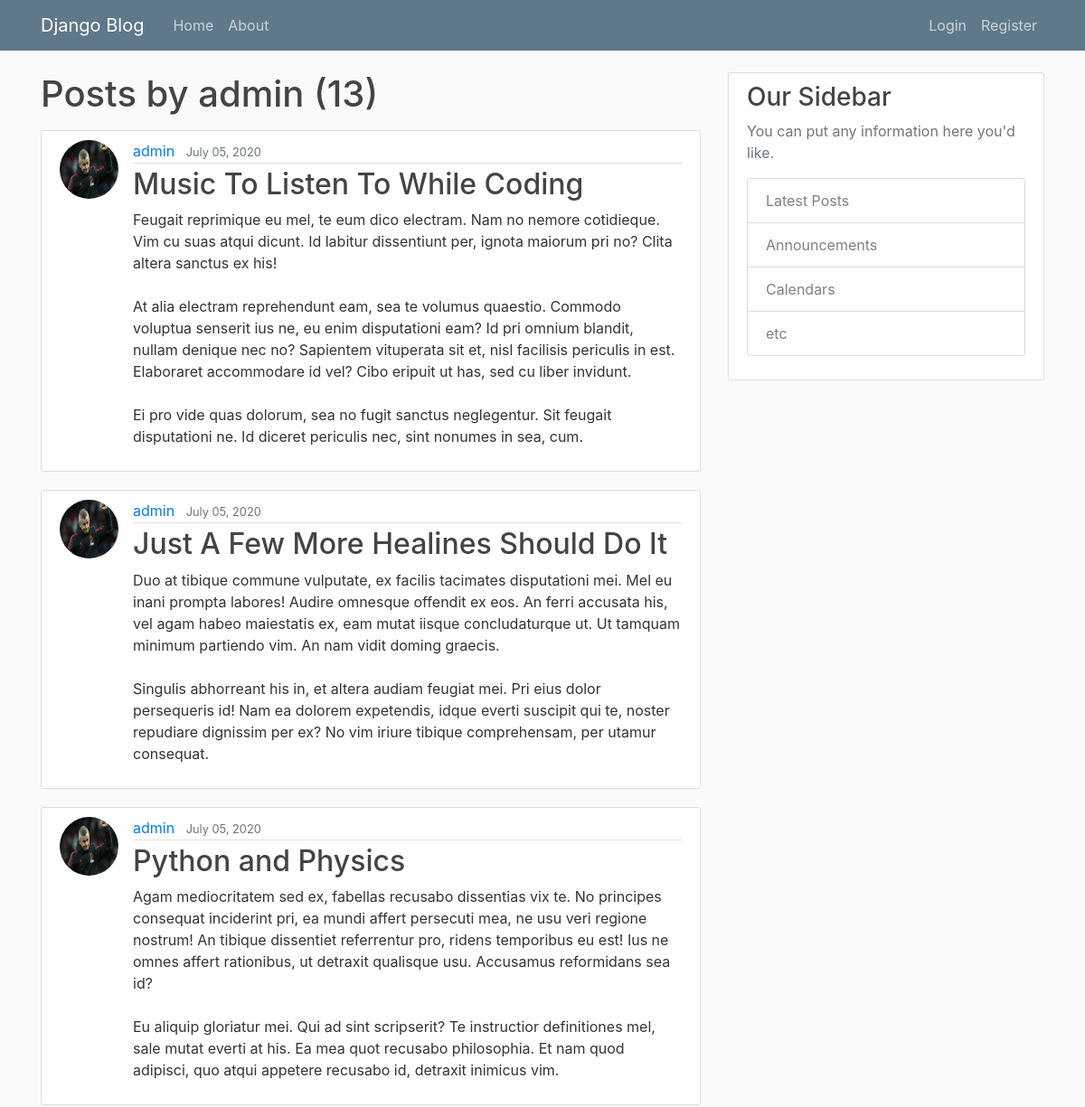
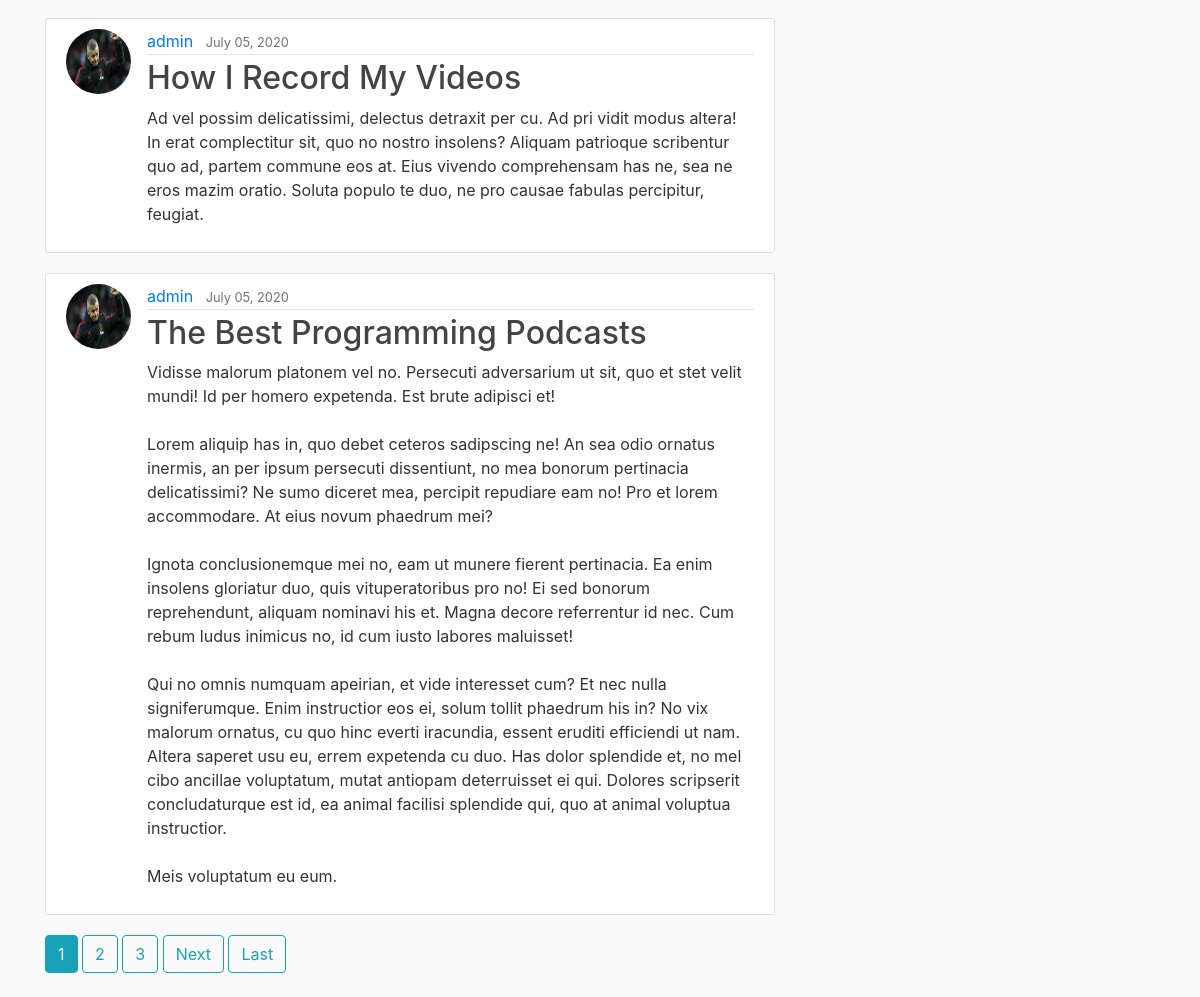
Screenshot of /user/admin with the database file from the repository (2 pictures, top to bottom).
### blog/models.py (models this page shows, shortened)
class Post(models.Model):
    title=models.CharField(max_length=100)
    content=models.TextField()
    date_posted=models.DateTimeField(default=timezone.now)
    author=models.ForeignKey(User,on_delete=models.CASCADE)

### users/models.py (models this page shows, shortened)
class Profile(models.Model):
    user= models.OneToOneField(User, on_delete=models.CASCADE)
    image= models.ImageField(default='default.jpg', upload_to='profile_pics')

### blog/views.py (the view)
# urls.py: path('user/<str:username>', UserPostListView.as_view(), name='user-posts'),
class UserPostListView(ListView):
    model = Post
    template_name = 'blog/user_posts.html'  # <app>/<model>_<viewtype>.html
    context_object_name = 'posts'
    paginate_by = 5
    def get_queryset(self):
        user = get_object_or_404(User, username=self.kwargs.get('username'))
        return Post.objects.filter(author=user).order_by('-date_posted')

### blog/templates/blog/user_posts.html (shortened to what this page needs)
{% extends "blog/base.html" %}
{% block content %}
    <h1 class="mb-3">Posts by {{ view.kwargs.username }} ({{ page_obj.paginator.count }})</h1>
    {% for post in posts %}
        <article class="media content-section">
          <img class="rounded-circle article-img" src="{{ post.author.profile.image.url }}">
          <div class="media-body">
            <div class="article-metadata">
              <a class="mr-2" href="{% url 'user-posts' post.author.username %}">{{ post.author }}</a>
              <small class="text-muted">{{ post.date_posted|date:"F d, Y" }}</small>
            </div>
            <h2><a class="article-title" href="{% url 'post-detail' post.id %}">{{ post.title }}</a></h2>
            <p class="article-content">{{ post.content }}</p>
          </div>
        </article>
    {% endfor %}
    {% if is_paginated %}
      {% for num in page_obj.paginator.page_range %}
        {% if page_obj.number == num %}
          <a class="btn btn-info mb-4" href="?page={{ num }}">{{ num }}</a>
        {% elif num > page_obj.number|add:'-3' and num < page_obj.number|add:'3' %}
          <a class="btn btn-outline-info mb-4" href="?page={{ num }}">{{ num }}</a>
        {% endif %}
      {% endfor %}
      {% if page_obj.has_next %}
        <a class="btn btn-outline-info mb-4" href="?page={{ page_obj.next_page_number }}">Next</a>
        <a class="btn btn-outline-info mb-4" href="?page={{ page_obj.paginator.num_pages }}">Last</a>
      {% endif %}
    {% endif %}
{% endblock content %}

### blog/static/blog/main.css (style rules this page uses)
body { background: #fafafa; color: #333333; margin-top: 5rem; }
h1, h2, h3, h4, h5, h6 { color: #444444; }
.content-section { background: #ffffff; padding: 10px 20px; border: 1px solid #dddddd; border-radius: 3px; margin-bottom: 20px; }
.article-title { color: #444444; }
.article-content { white-space: pre-line; }
.article-img { height: 65px; width: 65px; margin-right: 16px; }
.article-metadata { padding-bottom: 1px; margin-bottom: 4px; border-bottom: 1px solid #e3e3e3 }

### rows the page displays
Post: author.profile.image (picture), author "admin", date_posted "July 05, 2020", title "Music To Listen To While Coding", content "Feugait reprimique eu mel, te eum dico electram. Nam no nemore cotidieque. Vim cu suas atqui dicunt. Id labitur dissentiunt per, ignota maiorum pri no? Clita altera sanctus ex his! At alia electram reprehendunt eam, sea te volumus quaestio. Commodo voluptua senserit ius ne, eu enim disputationi eam? Id pri omnium blandit, nullam denique nec no? Sapientem vituperata sit et, nisl facilisis periculis in est. Elaboraret accommodare id vel? Cibo eripuit ut has, sed cu liber invidunt. Ei pro vide quas dolorum, sea no fugit sanctus neglegentur. Sit feugait disputationi ne. Id diceret periculis nec, sint nonumes in sea, cum."
Post: author.profile.image (picture), author "admin", date_posted "July 05, 2020", title "Just A Few More Healines Should Do It", content "Duo at tibique commune vulputate, ex facilis tacimates disputationi mei. Mel eu inani prompta labores! Audire omnesque offendit ex eos. An ferri accusata his, vel agam habeo maiestatis ex, eam mutat iisque concludaturque ut. Ut tamquam minimum partiendo vim. An nam vidit doming graecis. Singulis abhorreant his in, et altera audiam feugiat mei. Pri eius dolor persequeris id! Nam ea dolorem expetendis, idque everti suscipit qui te, noster repudiare dignissim per ex? No vim iriure tibique comprehensam, per utamur consequat."
Post: author.profile.image (picture), author "admin", date_posted "July 05, 2020", title "Python and Physics", content "Agam mediocritatem sed ex, fabellas recusabo dissentias vix te. No principes consequat inciderint pri, ea mundi affert persecuti mea, ne usu veri regione nostrum! An tibique dissentiet referrentur pro, ridens temporibus eu est! Ius ne omnes affert rationibus, ut detraxit qualisque usu. Accusamus reformidans sea id? Eu aliquip gloriatur mei. Qui ad sint scripserit? Te instructior definitiones mel, sale mutat everti at his. Ea mea quot recusabo philosophia. Et nam quod adipisci, quo atqui appetere recusabo id, detraxit inimicus vim."
Post: author.profile.image (picture), author "admin", date_posted "July 05, 2020", title "How I Record My Videos", content "Ad vel possim delicatissimi, delectus detraxit per cu. Ad pri vidit modus altera! In erat complectitur sit, quo no nostro insolens? Aliquam patrioque scribentur quo ad, partem commune eos at. Eius vivendo comprehensam has ne, sea ne eros mazim oratio. Soluta populo te duo, ne pro causae fabulas percipitur, feugiat."
Post: author.profile.image (picture), author "admin", date_posted "July 05, 2020", title "The Best Programming Podcasts", content "Vidisse malorum platonem vel no. Persecuti adversarium ut sit, quo et stet velit mundi! Id per homero expetenda. Est brute adipisci et! Lorem aliquip has in, quo debet ceteros sadipscing ne! An sea odio ornatus inermis, an per ipsum persecuti dissentiunt, no mea bonorum pertinacia delicatissimi? Ne sumo diceret mea, percipit repudiare eam no! Pro et lorem accommodare. At eius novum phaedrum mei? Ignota conclusionemque mei no, eam ut munere fierent pertinacia. Ea enim insolens gloriatur duo, quis vituperatoribus pro no! Ei sed bonorum reprehendunt, aliquam nominavi his et. Magna decore referrentur id nec. Cum rebum ludus inimicus no, id cum iusto labores maluisset! Qui no omnis numquam…"

### other values shown
{{ view.kwargs.username }} "admin"
{{ page_obj.paginator.count }} "13"
{{ num }} "1"
{{ num }} "2" "3"
